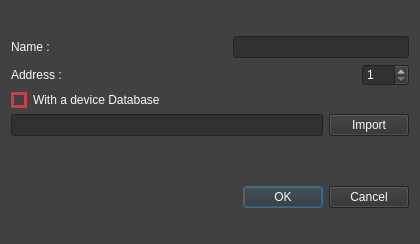
<?xml version="1.0" encoding="UTF-8"?>
<ui version="4.0">
 <class>AddDevWin</class>
 <widget class="QDialog" name="AddDevWin">
  <property name="geometry">
   <rect>
    <x>0</x>
    <y>0</y>
    <width>420</width>
    <height>244</height>
   </rect>
  </property>
  <property name="windowTitle">
   <string>Add Device</string>
  </property>
  <property name="styleSheet">
   <string notr="true">QDialog{
  background-color: #414141;
	color: rgb(238, 238, 236);
}</string>
  </property>
  <layout class="QGridLayout" name="gridLayout">
   <item row="0" column="0">
    <layout class="QVBoxLayout" name="verticalLayout">
     <item>
      <spacer name="verticalSpacer_3">
       <property name="orientation">
        <enum>Qt::Vertical</enum>
       </property>
       <property name="sizeHint" stdset="0">
        <size>
         <width>20</width>
         <height>40</height>
        </size>
       </property>
      </spacer>
     </item>
     <item>
      <layout class="QHBoxLayout" name="horizontalLayout">
       <item>
        <widget class="QLabel" name="label">
         <property name="styleSheet">
          <string notr="true">color: #f8f8f2;</string>
         </property>
         <property name="text">
          <string>Name :</string>
         </property>
        </widget>
       </item>
       <item>
        <spacer name="horizontalSpacer">
         <property name="orientation">
          <enum>Qt::Horizontal</enum>
         </property>
         <property name="sizeHint" stdset="0">
          <size>
           <width>40</width>
           <height>20</height>
          </size>
         </property>
        </spacer>
       </item>
       <item>
        <widget class="QLineEdit" name="lineEdit">
         <property name="styleSheet">
          <string notr="true">background-color: #313131;
color: #f8f8f2;</string>
         </property>
        </widget>
       </item>
      </layout>
     </item>
     <item>
      <layout class="QHBoxLayout" name="horizontalLayout_2">
       <item>
        <widget class="QLabel" name="label_2">
         <property name="styleSheet">
          <string notr="true">color: #f8f8f2;</string>
         </property>
         <property name="text">
          <string>Address :</string>
         </property>
        </widget>
       </item>
       <item>
        <spacer name="horizontalSpacer_2">
         <property name="orientation">
          <enum>Qt::Horizontal</enum>
         </property>
         <property name="sizeHint" stdset="0">
          <size>
           <width>40</width>
           <height>20</height>
          </size>
         </property>
        </spacer>
       </item>
       <item>
        <widget class="QSpinBox" name="spinBox">
         <property name="styleSheet">
          <string notr="true">background-color: #313131;
color: #f8f8f2;</string>
         </property>
         <property name="minimum">
          <number>1</number>
         </property>
         <property name="maximum">
          <number>254</number>
         </property>
        </widget>
       </item>
      </layout>
     </item>
     <item>
      <layout class="QHBoxLayout" name="horizontalLayout_3">
       <item>
        <widget class="QCheckBox" name="checkBox">
         <property name="styleSheet">
          <string notr="true">QCheckBox::indicator { border:3px solid #CA3E47; width: 10px; height: 10px;}
QCheckBox::indicator:checked { background-color: #CA3E47; }
QCheckBox{color: #f8f8f2;}</string>
         </property>
         <property name="text">
          <string>With a device Database</string>
         </property>
        </widget>
       </item>
      </layout>
     </item>
     <item>
      <layout class="QHBoxLayout" name="horizontalLayout_4">
       <item>
        <widget class="QLineEdit" name="lineEdit_2">
         <property name="styleSheet">
          <string notr="true">background-color: #313131;
color: #f8f8f2;</string>
         </property>
         <property name="readOnly">
          <bool>true</bool>
         </property>
        </widget>
       </item>
       <item>
        <widget class="QPushButton" name="pushButton">
         <property name="styleSheet">
          <string notr="true">background-color: #313131;
color: #f8f8f2;</string>
         </property>
         <property name="text">
          <string>Import</string>
         </property>
        </widget>
       </item>
      </layout>
     </item>
     <item>
      <widget class="QLabel" name="label_3">
       <property name="styleSheet">
        <string notr="true">color: #f8f8f2;</string>
       </property>
       <property name="text">
        <string/>
       </property>
      </widget>
     </item>
     <item>
      <spacer name="verticalSpacer">
       <property name="orientation">
        <enum>Qt::Vertical</enum>
       </property>
       <property name="sizeHint" stdset="0">
        <size>
         <width>20</width>
         <height>40</height>
        </size>
       </property>
      </spacer>
     </item>
     <item>
      <widget class="QDialogButtonBox" name="buttonBox">
       <property name="styleSheet">
        <string notr="true">background-color: #313131;
color: #f8f8f2;</string>
       </property>
       <property name="orientation">
        <enum>Qt::Horizontal</enum>
       </property>
       <property name="standardButtons">
        <set>QDialogButtonBox::Cancel|QDialogButtonBox::Ok</set>
       </property>
      </widget>
     </item>
     <item>
      <spacer name="verticalSpacer_2">
       <property name="orientation">
        <enum>Qt::Vertical</enum>
       </property>
       <property name="sizeHint" stdset="0">
        <size>
         <width>20</width>
         <height>40</height>
        </size>
       </property>
      </spacer>
     </item>
    </layout>
   </item>
  </layout>
 </widget>
 <resources/>
 <connections>
  <connection>
   <sender>buttonBox</sender>
   <signal>accepted()</signal>
   <receiver>AddDevWin</receiver>
   <slot>accept()</slot>
   <hints>
    <hint type="sourcelabel">
     <x>248</x>
     <y>254</y>
    </hint>
    <hint type="destinationlabel">
     <x>157</x>
     <y>274</y>
    </hint>
   </hints>
  </connection>
  <connection>
   <sender>buttonBox</sender>
   <signal>rejected()</signal>
   <receiver>AddDevWin</receiver>
   <slot>reject()</slot>
   <hints>
    <hint type="sourcelabel">
     <x>316</x>
     <y>260</y>
    </hint>
    <hint type="destinationlabel">
     <x>286</x>
     <y>274</y>
    </hint>
   </hints>
  </connection>
 </connections>
</ui>
